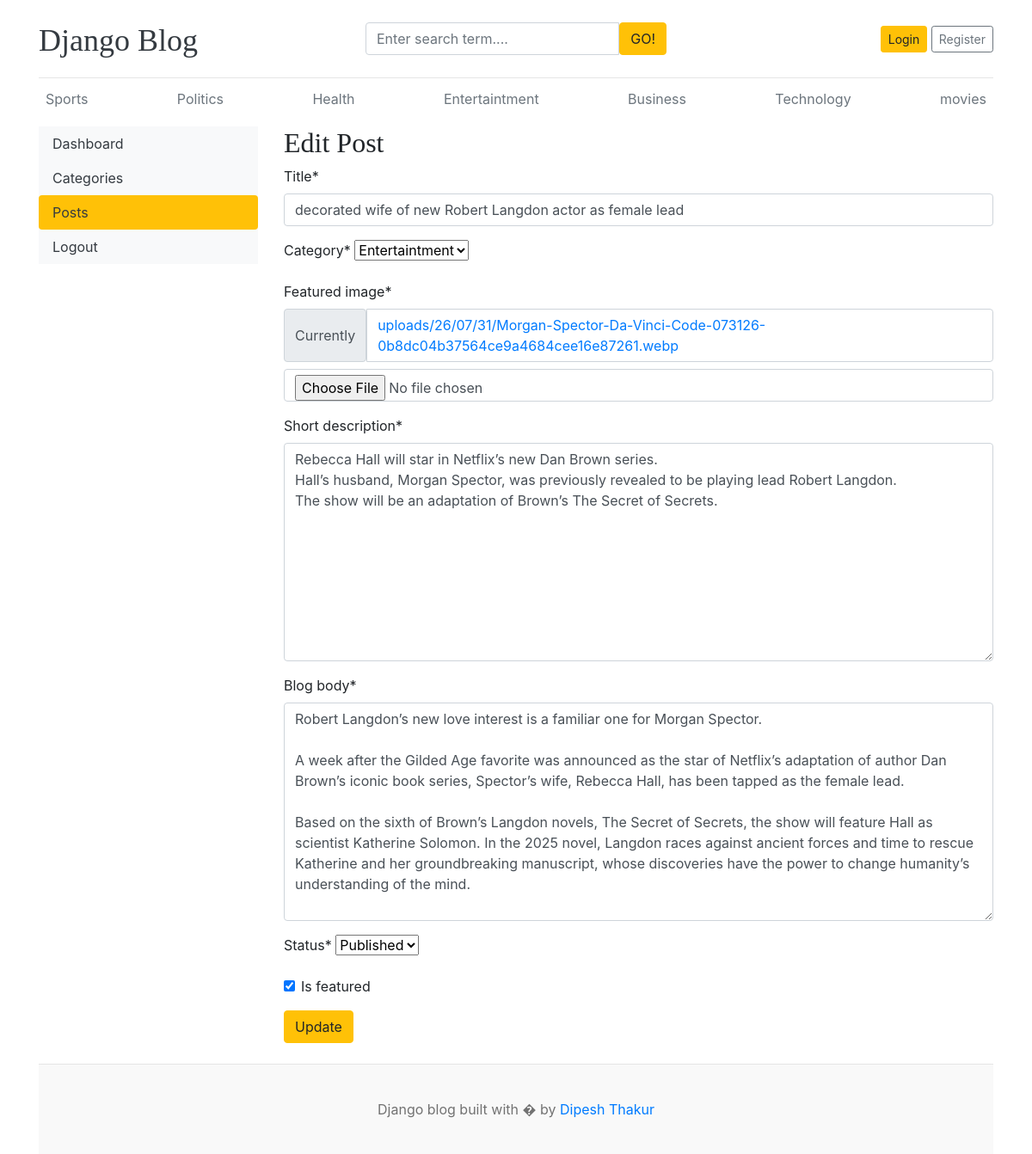
Screenshot of /dashboard/posts/edit/5/ with the database file from the repository.
### blogs/models.py (models this page shows, shortened)
class Category(models.Model):
    category_name = models.CharField(max_length=50, unique=True)
    created_at = models.DateTimeField(auto_now_add = True)
    updated_at = models.DateTimeField(auto_now=True)
    class Meta:
        verbose_name_plural = "categories"  #admin panel ma correct speing aau x prural ma
    def __str__(self):
        return self.category_name

class Blogs(models.Model):
    title = models.CharField(max_length=100)
    slug = models.SlugField(max_length=200, unique=True, blank=True)
    Category = models.ForeignKey(Category,on_delete=models.CASCADE)
    author= models.ForeignKey(User, on_delete=models.CASCADE)
    featured_image = models. ImageField(upload_to= 'uploads/%y/%m/%d')
    short_description = models.TextField(max_length=2000)
    blog_body = models.TextField (max_length= 3000)
    status= models.CharField( max_length=50, choices= STATUS_CHOICES, default="Draft")
    is_featured = models.BooleanField(default=False)
    created_at = models.DateTimeField(auto_now_add=True)
    updated_at = models.DateTimeField(auto_now= True)
    class Meta:
            verbose_name_plural = "Blogs"  #admin panel ma correct speing aau x prural ma

### dashboards/views.py (the view)
# urls.py: path('posts/edit/<int:pk>/', views.edit_post, name='edit_post'),
def edit_post(request, pk):
    post= get_object_or_404(Blogs, pk=pk)
    if request.method == 'POST':
        form = BlogPostForm(request.POST, request.FILES, instance=post)
        if form.is_valid():
            post=form.save() #exiting post update gar x
            title= form.cleaned_data['title'] #title line pani form bata update gar x
            post.slug= slugify(title) + '-'+str(post.id)
            post.save() #datebase ma update gar x
            return redirect('posts') #then post page ma lag x
    else:
        form = BlogPostForm(instance=post) #get request x vane existing post ko data form ma show gar x
    context={
        'post': post,
        'form': form,
    }
    return render (request, 'dashboard/edit_post.html', context)

### dashboards/forms.py
class BlogPostForm(forms.ModelForm):
    class Meta:
        model = Blogs
        fields = ('title','Category','featured_image','short_description', 'blog_body', 'status', 'is_featured')

### blogs/context_processor.py (called while the page is built)
def get_categories(request):
    categories = Category.objects.all()
    return dict(categories= categories)

def get_social_links(request):
    social_links = SocialLink.objects.all()
    return dict(social_links = social_links)

### templates/dashboard/edit_post.html (shortened to what this page needs)
{% extends "base.html" %}
{% block content %}
{% load crispy_forms_tags %}
 <div class="row">
    {% include 'dashboard/sidebar.html' %}
     <div class="col-md-9">
        <h2>Edit Post </h2>
        <form action=" {% url 'edit_post' post.id %} " method="POST" enctype="multipart/form-data" >
            {{ form | crispy }}
            <button type="submit" class="btn btn-warning" >Update</button>
        </form>
        <br>
     </div>
</div>
{% endblock %}

### templates/base.html (shortened to what this page needs)
{% load static %}
<!DOCTYPE html>
<html lang="en">
<head>
    <link rel="stylesheet" href="https://cdn.jsdelivr.net/npm/bootstrap@4.6.2/dist/css/bootstrap.min.css">
    <link href="{% static 'css/blog.css' %}" rel="stylesheet">
    <link rel="stylesheet" href="https://cdnjs.cloudflare.com/ajax/libs/font-awesome/4.7.0/css/font-awesome.min.css">
  </head>
<body>
    <div class="container">
      <header class="blog-header py-3">
        <div class="row flex-nowrap justify-content-between align-items-center">
          <div class="col-4 pt-1">
            <a class="blog-header-logo text-dark" href="/">Django Blog</a>
          </div>
          <div class="col-4">
            <form action="{% url  'search' %}" method="GET">
              <div class="input-group" >
                <input class="form-control" type="text" name="keyword" value="{{keyword}}" placeholder="Enter search term...." aria-label="Enter search term...">
                <button type="submit" class="btn btn-warning" id='button-search' type="button" >GO!</button>
              </div>
            </form>
          </div>
          <div class="col-4 d-flex justify-content-end align-items-center">
            {% if not user.is_authenticated %}
            <a class="btn btn-sm btn-warning" href=" {% url 'login' %} ">Login</a> &nbsp;
            <a class="btn btn-sm btn-outline-secondary" href=" {% url 'register' %} ">Register</a>
            {% else %}
            <span> <a href=" {% url 'dashboard' %} "> Dashboard </a> </span>
            &emsp;
            <span>  <a href=" {% url 'logout' %}  "> Logout </a> </span>
            {% endif %}
          </div>
        </div>
      </header>
      <div class="nav-scroller py-1 mb-2">
        <nav class="nav d-flex justify-content-between">
          {% for category in categories  %}
          <a class="p-2 text-muted" href="{% url  'posts_by_category' category.id %}">{{category.category_name}}</a>
          {% endfor %}
        </nav>
      </div>
{% block content %}
{% endblock %}
<footer class="blog-footer">
  <p>Django blog built with � by <a href="#">Dipesh Thakur</a></p>
</footer>

### blog_main/static/css/blog.css (style rules this page uses)
.blog-header { border-bottom: 1px solid #e5e5e5; }
.blog-header-logo { font-family: "Playfair Display", Georgia, "Times New Roman", serif; font-size: 2.25rem; }
h1, h2, h3, h4, h5, h6 { font-family: "Playfair Display", Georgia, "Times New Roman", serif; }
.blog-footer { padding: 2.5rem 0; color: #727272; text-align: center; background-color: #f9f9f9; border-top: .05rem solid #e5e5e5; }
.blog-footer p:last-child { margin-bottom: 0; }

### rows the page displays
Category: category_name "Sports"
Category: category_name "Politics"
Category: category_name "Health"
Category: category_name "Entertaintment"
Category: category_name "Business"
Category: category_name "Technology"
Category: category_name "movies"
Blogs: title "decorated wife of new Robert Langdon actor as female lead", Category "Entertaintment", short_description "Rebecca Hall will star in Netflix’s new Dan Brown series. Hall’s husband, Morgan Spector, was previously revealed to be playing lead Robert Langdon. The show will be an adaptation of Brown’s The Secret of Secrets.", blog_body "Robert Langdon’s new love interest is a familiar one for Morgan Spector. A week after the Gilded Age favorite was announced as the star of Netflix’s adaptation of author Dan Brown’s iconic book series, Spector’s wife, Rebecca Hall, has been tapped as the female lead. Based on the sixth of Brown’s Langdon novels, The Secret of Secrets, the show will feature Hall as scientist Katherine Solomon. In the 2025 novel, Langdon races against ancient forces and time to rescue Katherine and her groundbreaking manuscript, whose discoveries have the power to change humanity’s understanding of the mind.", status "Published", is_featured "☑"
